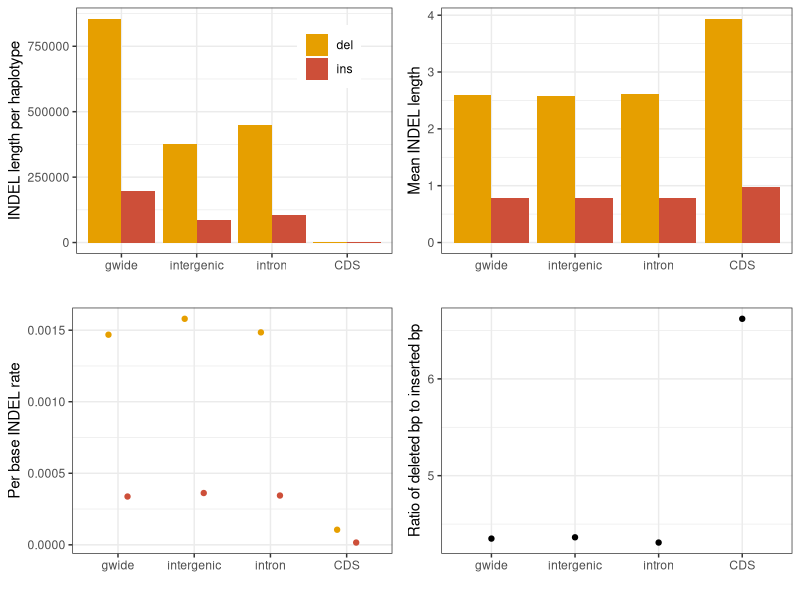

The R script that drew this image:
# Title     : regional length analysis
# Objective : plot INDEL length stats in different regions
# Created by: henryjuho
# Created on: 13/11/2017

library(dplyr)
library(ggplot2)
library(gridExtra)

cbPalette <- c("#E69F00", 'tomato 3', 'steel blue', "#999999", "#56B4E9", "#009E73", "#F0E442", "#0072B2", "#D55E00", "#CC79A7")

bgi_lengths = read.csv('bgi_10birds_bp_loss_gain.csv')

gwide_lens = summarise(group_by(subset(bgi_lengths, chr!='chrZ'), indel_type, region),
    call = sum(callable), total_bp = sum(total), n_indel = sum(n_indel))

gwide_lens$indel_per_base = (gwide_lens$total_bp / 20.0) / gwide_lens$call
gwide_lens$region = factor(gwide_lens$region,
    levels=c('gwide', 'intergenic', 'intron', 'CDS'))

rdi_data = subset(gwide_lens, indel_type=='del', select=c(region, total_bp))
rdi_data$ins_bp = subset(gwide_lens, indel_type=='ins', select=c(region, total_bp))$total_bp
rdi_data$rdi = rdi_data$total_bp / rdi_data$ins_bp

length_plot = ggplot(gwide_lens, aes(x=region, y=total_bp/20.0, fill=indel_type)) +
    geom_bar(stat='identity', position='dodge') +
    theme_bw() +
    scale_fill_manual(values=cbPalette) +
    ylab('INDEL length per haplotype') + xlab('') +
    theme(legend.title=element_blank(), legend.position=c(0.8, 0.8))

rate_plot = ggplot(gwide_lens, aes(x=region, y=indel_per_base, colour=indel_type)) +
    geom_point(stat='identity', position=position_dodge(width=.5)) +
    theme_bw() +
    scale_colour_manual(values=cbPalette) +
    ylab('Per base INDEL rate') + xlab('') +
    theme(legend.position='none')

rdi_plot = ggplot(rdi_data, aes(x=region, y=rdi,)) +
    geom_point(stat='identity') +
    theme_bw() +
    scale_fill_manual(values=cbPalette) +
    ylab('Ratio of deleted bp to inserted bp') + xlab('') +
    theme(legend.position='none')

mean_len = ggplot(gwide_lens, aes(x=region, y=(total_bp / 20.0) / n_indel, fill=indel_type)) +
    geom_bar(stat='identity', position='dodge') +
    theme_bw() +
    scale_fill_manual(values=cbPalette) +
    ylab('Mean INDEL length') + xlab('') +
    theme(legend.position='none')

png('regional_length_plots.png', height=6, width=6, units='in', res=320)
grid.arrange(length_plot, mean_len, rate_plot, rdi_plot, nrow=2)
dev.off()
